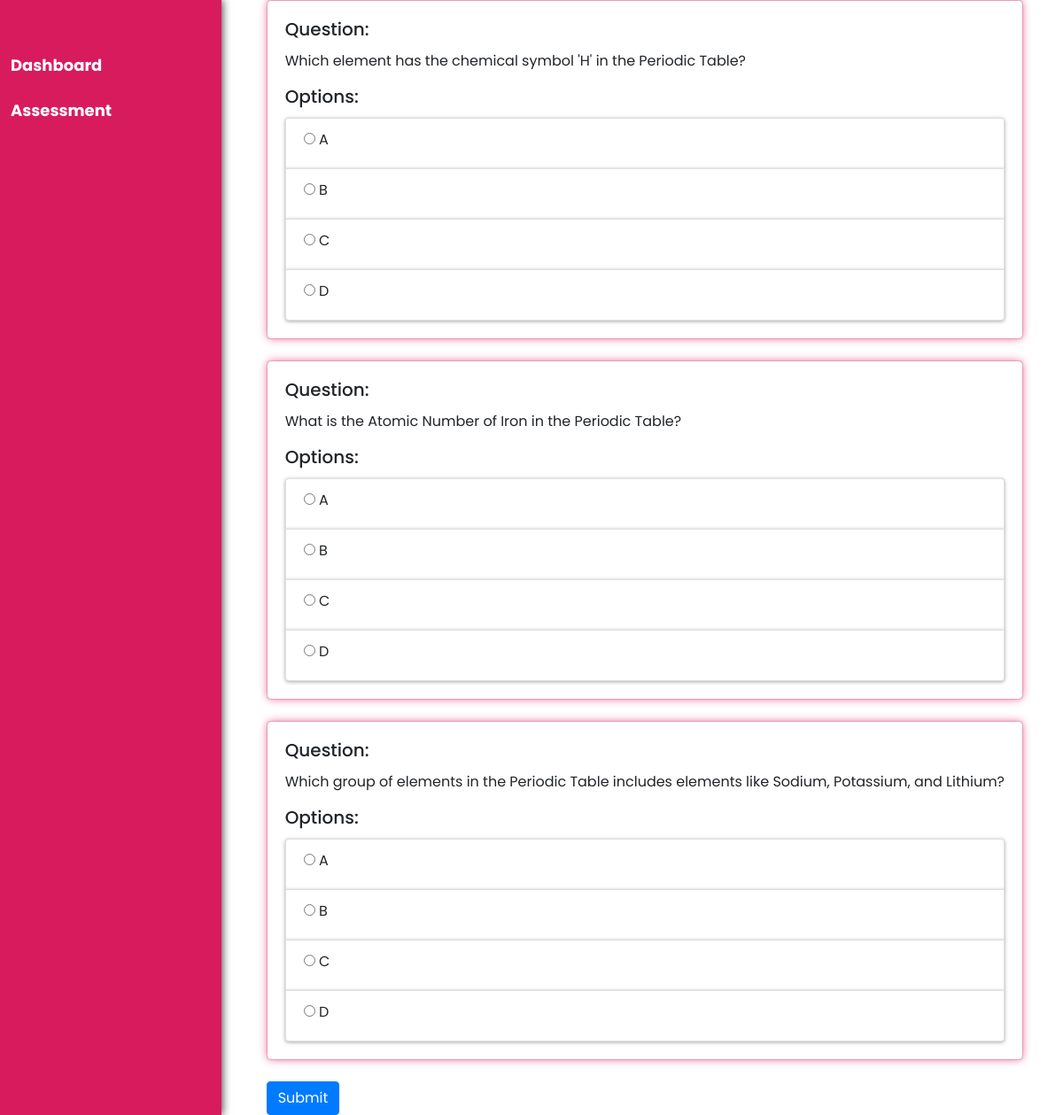
/interface/, run on the app's committed database.
### chatbot/models.py (models this page shows, shortened)
class AssessmentQuestion(models.Model):
    question = models.TextField()
    options = models.JSONField()
    answer = models.CharField(max_length=255)

### chatbot/views.py (the view, shortened to what this page needs)
# urls.py: path('interface/', views.interface, name='interface'),
def interface(request):
    assessment_questions = AssessmentQuestion.objects.all()[:5]
    return render(request, 'interface.html', {'assessment_questions': assessment_questions})

### chatbot/templates/interface.html (shortened to what this page needs)
{% extends 'base.html' %}
{% block content %}
<div class="sidebar">
  {% include 'sidebar.html' %}
</div>
<div class="container">
  <form method="post" id="assessmentForm">
    {% for question in assessment_questions %}
    <div class="card mb-4">
      <div class="card-body">
        <h5 class="card-title">Question:</h5>
        <p class="card-text">{{ question.question }}</p>
        <h5 class="card-title">Options:</h5>
        <ul class="list-group">
          {% for option in question.options %}
          <li class="list-group-item">
            <input type="radio" name="selected_options_{{ question.id }}" value="{{ option }}" id="option_{{ question.id }}_{{ forloop.counter }}">
            <label for="option_{{ question.id }}_{{ forloop.counter }}">{{ option }}</label>
          </li>
          {% endfor %}
        </ul>
      </div>
    </div>
    {% endfor %}
    <button type="submit" class="btn btn-primary">Submit</button>
  </form>
</div>
{% endblock %}

### chatbot/templates/base.html (shortened to what this page needs)
<!DOCTYPE html>
<html lang="en">
  <head>
    <link rel="stylesheet" href="https://stackpath.bootstrapcdn.com/bootstrap/4.3.1/css/bootstrap.min.css">
  </head>
  <body>
    {% block content %}{% endblock %}
  </body>
</html>

### chatbot/templates/sidebar.html (shortened to what this page needs)
<!DOCTYPE html>
<html lang="en">
<head>
</head>
<body>
  <div class="sidebar">
    <span id="dashboardLink">Dashboard</span>
    <br>
    <br>
    <span id="assessmentLink">Assessment</span>
  </div>
</body>
</html>

### chatbot/templates/interface.html (style rules this page uses)
body, html { height: 100%; margin: 0; font-family: 'Arial', sans-serif; }
.container { display: flex; flex-direction: row; gap: 2px; }
.sidebar { flex-basis: 250px; flex-shrink: 0; }
.card-body { flex: 1 1 auto; padding: 1.25rem; box-shadow: 0 0px 10px rgba(238, 33, 105, 0.752); font-family: poppins; border-radius: 5px; }
.list-group-item { position: relative; display: block; padding: 0.75rem 1.25rem; margin-bottom: -1px; background-color: #fff; border: 1px solid rgba(0, 0, 0, .125); box-shadow: 0 1px 4px darkgrey; }

### chatbot/templates/sidebar.html (style rules this page uses)
body { margin: 0; padding: 0; font-family: 'Poppins', sans-serif; }
.sidebar { position: fixed; top: 0; left: 0; width: 250px; height: 100%; background-color: rgb(216, 27, 93); padding-top: 60px; box-shadow: 0 0 10px rgba(0, 0, 0, 0.5); }
#assessmentLink { color: white; padding-left: 12px; font-weight: bold; font-size: 18px; }
#dashboardLink { color: white; padding-left: 12px; font-weight: bold; font-size: 18px; }

### data on the page
AssessmentQuestion: question "Which element has the chemical symbol 'H' in the Periodic Table?", options "A" "B" "C" "D"
AssessmentQuestion: question "What is the Atomic Number of Iron in the Periodic Table?", options "A" "B" "C" "D"
AssessmentQuestion: question "Which group of elements in the Periodic Table includes elements like Sodium, Potassium, and Lithium?", options "A" "B" "C" "D"
